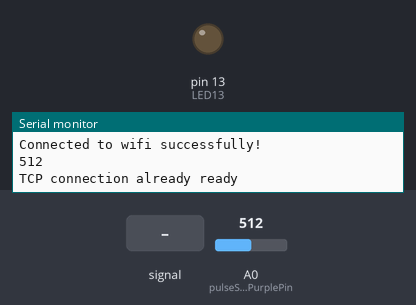
Simulated run of this sketch. Board: Arduino Uno, built with avr-gcc and run on an emulated ATmega328P. On the bench: output pins drawn as LEDs (lit = HIGH), the last lines printed to the serial monitor. The inputs (shaded band) are chosen by the test bench; at power-on: A0 (pulseSensorPurplePin) = 512. The modem accepts every AT command (registered, SIM ready, sends succeed) and sends nothing else.

Above: at 12.2 s.
12.3 s: A0 (pulseSensorPurplePin) fed a 200 Hz sine of ±81 counts around its level
At 16.7 s:
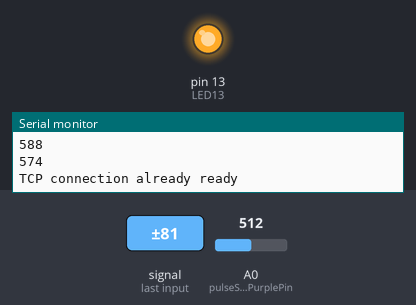
16.9 s: A0 (pulseSensorPurplePin) set to 539
20.5 s: A0 (pulseSensorPurplePin) set to 564
At 22.6 s:
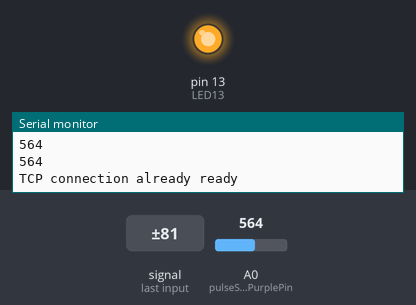
23.2 s: A0 (pulseSensorPurplePin) set to 540
At 25.3 s:
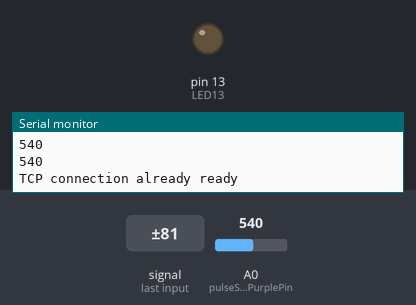
Timing chart, 0 to 26.8 s (numbered marks = the images above; inputs shaded):
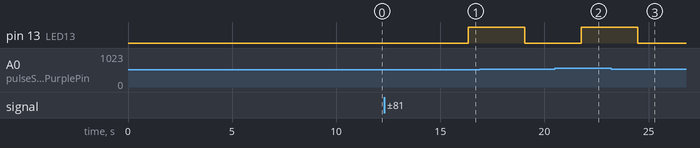

The sketch:

main.ino
```cpp
/////////////////////////////
#include <SoftwareSerial.h>
/////////////////////////////

/////////////////////////
/***** FOR ESP8266 *****/
#define RX 10
#define TX 11
SoftwareSerial esp(RX,TX);
String ssid = "amu";
String passwd = "amuamuamu";
String data;
String server = "192.168.43.26"; // Your local server IP or any other IP
String uri = "/";
/***********************/
/////////////////////////

///////////////////////////////////
///////////////////////////////////
/***** FOR HEART BEAT SENSOR *****/
int pulseSensorPurplePin = 0; // analog pin 0
int LED13 = 13;
int heartsignal=0; // holds the incoming raw data. Signal value can range from 0-1024
int threshold = 550;  // Determine which Signal to "count as a beat", and which to ingore.
/*********************************/
///////////////////////////////////

///////////////////////////////
/***** GENERAL VARIABLES *****/
int timerCounter = 0;
/*****************************/
///////////////////////////////

///////////////////////////////////
void setup() {
  pinMode(LED13,OUTPUT);  // Blink the heart beat
  esp.begin(115200);  // Serial connection for ESP8266 baud rate
  Serial.begin(9600); // Normal serial connection baud rate

  resetESP();
  connectWifi();
  delay(5000);
}
///////////////////////////////////////////////////////////////////////////
///////////////////////////////////////////////////////////////////////////
void loop() {

  heartsignal = readHeartBeats();
  Serial.println(heartsignal);
  handleLEDs(heartsignal);

  timerCounter++;
  if (timerCounter % 2) { // Every 500 milliseconds send the new data to server
    httpPost(heartsignal);
  }
  delay(100);

}
///////////////////////////////////////////////////////////////////////////
///////////////////////////////////////////////////////////////////////////
void resetESP() {
  esp.println("AT+RST");
  delay(1000);
  if(esp.find("OK"))
    Serial.println("Module Reset");

}
///////////////////////////////////////////////////////////////////////////
///////////////////////////////////////////////////////////////////////////
void connectWifi() {
  Serial.println("Changing at+cwmode");
  String setup_cmd = "AT+CWMODE=3";
  esp.println(setup_cmd);
  delay(1000);

  Serial.println("Connecting to wifi");
  String connect_cmd = "AT+CWJAP=\""+ssid+"\",\""+passwd+"\"";
  esp.println(connect_cmd);
  delay(4000);
  if(esp.find("OK")) {
    Serial.println("Connected to wifi successfully!");
  }
  else {
    connectWifi();
    Serial.println("Cannot connect to wifi");
  }
}
///////////////////////////////////////////////////////////////////////////
///////////////////////////////////////////////////////////////////////////
int readHeartBeats() {
  return analogRead(pulseSensorPurplePin);
}
///////////////////////////////////////////////////////////////////////////
///////////////////////////////////////////////////////////////////////////
void handleLEDs(int heartsignal) {
  if(heartsignal > threshold){
     digitalWrite(LED13,HIGH);
   } else {
     digitalWrite(LED13,LOW);
   }
}
///////////////////////////////////////////////////////////////////////////
///////////////////////////////////////////////////////////////////////////
void httpPost(int data) {
  String data_str = String(data);

//  esp.println("AT+CIPSTART=\"TCP\",\"" + server + "\",80");//start a TCP connection.
//
  if( esp.find("OK")) {
    Serial.println("TCP connection already ready");
  }
  else {
    esp.println("AT+CIPSTART=\"TCP\",\"" + server + "\",80");//start a TCP connection.
    if( esp.find("OK")) {
      Serial.println("TCP connection ready for the first time");
    }
  }
  delay(1000);

  String postRequest =
         "POST " + uri + " HTTP/1.0\r\n" +
         "Host: " + server + "\r\n" +
         "Accept: *" + "/" + "*\r\n" +
         "Content-Length: " + data_str.length() + "\r\n" +
         "Content-Type: application/x-www-form-urlencoded\r\n" +
         "\r\n" + data_str;

  String sendCmd = "AT+CIPSEND=";//determine the number of caracters to be sent.

  esp.print(sendCmd);
  esp.println(postRequest.length());

  delay(500);

  if(esp.find(">")) {
    Serial.println("Sending..");
    esp.print(postRequest);

    if(esp.find("SEND OK")) {
      Serial.println("Packet sent");

      while (esp.available()) {
        String tmpResp = esp.readString();
        Serial.println("tmpresp"+tmpResp);
      }

      // close the connection
      esp.println("AT+CIPCLOSE");
    }
  }
}
```

Measured:
- after the input at 12.3 s, pin 13 (LED13): LOW → HIGH after 4.0 s
- after the input at 20.5 s, pin 13 (LED13): LOW → HIGH after 1.3 s
- after the input at 23.2 s, pin 13 (LED13): HIGH → LOW after 1.3 s
